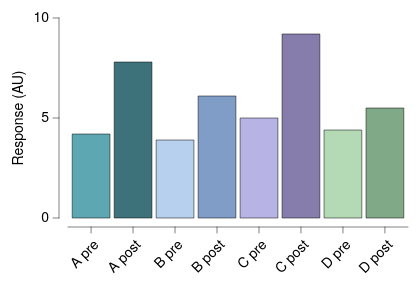

Write the Vega-Lite specification saved for this chart.
### Vega-Lite specification from a JSON file in a GitHub repository (floating-point values rounded to 4 significant figures)
{"background": null, "config": {"arc": {"fill": "#DBDBDB", "fillOpacity": 1.0, "innerRadius": 25.0, "padAngle": 0.03, "stroke": "black", "strokeOpacity": 1, "strokeWidth": 0.25}, "area": {"fill": "#DBDBDB", "fillOpacity": 1.0, "stroke": "black", "strokeOpacity": 1, "strokeWidth": 0.25}, "axis": {"domain": true, "domainCap": "round", "domainColor": "black", "domainWidth": 0.25, "grid": false, "gridCap": "round", "gridColor": "#F1F1F1", "gridDash": [0, 0], "gridOpacity": 1.0, "gridWidth": 0.25, "labelColor": "black", "labelFont": "Helvetica Neue, HelveticaNeue, Helvetica, Arial, sans-serif", "labelFontSize": 7, "labelFontStyle": "normal", "labelFontWeight": 400, "offset": 4.5, "ticks": true, "tickCap": "round", "tickColor": "black", "tickRound": false, "tickSize": 3, "tickWidth": 0.25, "titleColor": "black", "titleFont": "Helvetica Neue, HelveticaNeue, Helvetica, Arial, sans-serif", "titleFontSize": 7, "titleFontStyle": "normal", "titleFontWeight": 400}, "axisX": {"domain": true, "labelAlign": "right", "labelAngle": 315, "labels": true, "ticks": true, "translate": 0}, "axisY": {"domain": true, "labelAlign": "right", "labelAngle": 0, "labels": true, "ticks": true, "translate": 0}, "axisRight": {"domain": true, "labelAlign": "left", "labelAngle": 0, "labels": true, "ticks": true, "translate": 0}, "axisTop": {"domain": true, "labelAlign": "left", "labelAngle": 45, "labels": true, "ticks": true, "translate": 0}, "axisBand": {"tickOffset": 0}, "bar": {"fill": "#DBDBDB", "fillOpacity": 1.0, "stroke": "black", "strokeOpacity": 1, "strokeWidth": 0.25}, "boxplot": {"size": 9.0, "ticks": {"cornerRadius": 0.25, "fill": "black", "opacity": 1, "size": 4.5, "thickness": 0.25}, "box": {"fillOpacity": 1.0, "stroke": "black", "strokeOpacity": 1, "strokeWidth": 0.25}, "median": {"cornerRadius": 0, "fill": "black", "fillOpacity": 1.0, "opacity": 1, "size": 9.0, "thickness": 0.25}, "rule": {"fill": "black", "fillOpacity": 1.0, "size": 10.0, "stroke": "black", "strokeDash": [0, 0], "strokeOpacity": 1, "strokeWidth": 0.25}, "outliers": {"color": "black", "fill": "black", "fillOpacity": 1.0, "size": 0, "stroke": "black", "strokeOpacity": 1, "strokeWidth": 0.25}}, "circle": {"fill": "black", "fillOpacity": 1.0, "size": 1.25, "stroke": null, "strokeOpacity": 1, "strokeWidth": 0.25}, "errorband": {"band": {"fillOpacity": 0.6, "stroke": null, "strokeWidth": 0.25, "strokeOpacity": 1}, "borders": {"opacity": 0, "strokeOpacity": 0.25, "strokeWidth": 1}}, "errorbar": {"opacity": 1, "rule": {"strokeDash": [0, 0], "strokeWidth": 0.25}, "ticks": {"color": "black", "cornerRadius": 0.125, "opacity": 1, "size": 6.0, "thickness": 0.25}, "thickness": 0.25}, "font": "Helvetica Neue, HelveticaNeue, Helvetica, Arial, sans-serif", "geoshape": {"fill": "#DBDBDB", "fillOpacity": 1.0, "stroke": "black", "strokeOpacity": 1, "strokeWidth": 0.25}, "header": {"labelColor": "black", "labelFont": "Helvetica Neue, HelveticaNeue, Helvetica, Arial, sans-serif", "labelFontSize": 7, "labelFontStyle": "normal", "labelFontWeight": 400, "titleColor": "black", "titleFont": "Helvetica Neue, HelveticaNeue, Helvetica, Arial, sans-serif", "titleFontSize": 7, "titleFontStyle": "normal", "titleFontWeight": 400, "titlePadding": 0}, "legend": {"disable": false, "offset": 4.5, "titlePadding": 4, "labelOffset": 2, "gradientLabelOffset": 2, "gradientLength": 50.0, "gradientThickness": 5.0, "gradientOpacity": 1.0, "gradientStrokeColor": "black", "gradientStrokeWidth": 0.25, "labelColor": "black", "labelFont": "Helvetica Neue, HelveticaNeue, Helvetica, Arial, sans-serif", "labelFontSize": 7, "labelFontStyle": "normal", "labelFontWeight": 400, "strokeColor": "black", "strokeWidth": 0, "symbolSize": 42, "symbolStrokeColor": "black", "symbolStrokeWidth": 0.25, "titleColor": "black", "titleFont": "Helvetica Neue, HelveticaNeue, Helvetica, Arial, sans-serif", "titleFontSize": 7, "titleFontStyle": "normal", "titleFontWeight": 400}, "line": {"color": "black", "stroke": "black", "strokeCap": "butt", "strokeDash": [0, 0], "strokeOpacity": 1, "strokeWidth": 0.5}, "point": {"filled": true, "fill": "#DBDBDB", "fillOpacity": 1.0, "size": 5.0, "stroke": "black", "strokeOpacity": 1, "strokeWidth": 0.25}, "range": {"category": ["#5CA7B1", "#B7D0EE", "#B7B3E4", "#B3DAB5", "#F5E1B3", "#3D727B", "#809DC7", "#867DAC", "#80A988", "#CBB17A", "#204148", "#546B94", "#584C77", "#507B5F", "#9D824D"], "diverging": {"scheme": ["#6F572A", "#876E43", "#9E875F", "#B5A17F", "#CABBA2", "#DCD6CC", "#F4F1E9", "#C9D7DA", "#9DBFC6", "#78A5AF", "#558B96", "#36717C", "#1A5762"]}, "heatmap": {"scheme": ["#32022B", "#43044D", "#4C196E", "#4D338C", "#484DA6", "#3A68BB", "#1D83CA", "#1D9CCB", "#23B5C9", "#28CDC5", "#4DE0B4", "#91EE9F"]}, "ordinal": {"scheme": ["#F1F1F1", "#DBDBDB", "#C6C6C6", "#B2B2B2", "#9D9D9D", "#898989", "#767676", "#636363", "#515151", "#404040", "#2F2F2F", "#1F1F1F"]}, "ramp": {"scheme": ["#32022B", "#43044D", "#4C196E", "#4D338C", "#484DA6", "#3A68BB", "#1D83CA", "#1D9CCB", "#23B5C9", "#28CDC5", "#4DE0B4", "#91EE9F"]}}, "rule": {"color": "black", "stroke": "black", "strokeCap": "round", "strokeDash": [2, 2], "strokeOpacity": 1, "strokeWidth": 0.25}, "scale": {"bandPaddingInner": 0.1, "bandPaddingOuter": 0.1, "round": false}, "rect": {"fill": "#DBDBDB", "fillOpacity": 1.0, "stroke": "black", "strokeOpacity": 1, "strokeWidth": 0.25}, "square": {"fill": "#DBDBDB", "fillOpacity": 1.0, "size": 10.0, "stroke": "black", "strokeOpacity": 1, "strokeWidth": 0.25}, "text": {"color": "black", "font": "Helvetica Neue, HelveticaNeue, Helvetica, Arial, sans-serif", "fontSize": 7, "fontStyle": "normal", "fontWeight": 400}, "tick": {"color": "black", "cornerRadius": 0.125, "opacity": 1.0, "size": 9.0, "thickness": 0.25}, "title": {"anchor": "middle", "frame": "group", "color": "black", "font": "Helvetica Neue, HelveticaNeue, Helvetica, Arial, sans-serif", "fontSize": 7, "fontStyle": "normal", "fontWeight": 400, "subtitleColor": "black", "subtitleFont": "Helvetica Neue, HelveticaNeue, Helvetica, Arial, sans-serif", "subtitleFontSize": "Helvetica Neue, HelveticaNeue, Helvetica, Arial, sans-serif", "subtitleFontStyle": "normal", "subtitleFontWeight": 400}, "trail": {"color": "black", "opacity": 1, "size": 0.5}, "view": {"continuousWidth": 170, "continuousHeight": 100, "discreteWidth": 170, "discreteHeight": 100, "fill": null, "stroke": null, "strokeWidth": 0.25}}, "data": {"name": "data-13aaabbe96b52cd3daac2fe27d1f9518"}, "mark": {"type": "bar"}, "encoding": {"color": {"field": "condition", "legend": null, "scale": {"range": ["#5CA7B1", "#3D727B", "#B7D0EE", "#809DC7", "#B7B3E4", "#867DAC", "#B3DAB5", "#80A988", "#F5E1B3", "#CBB17A"]}, "sort": null, "type": "nominal"}, "x": {"field": "condition", "sort": null, "title": null, "type": "nominal"}, "y": {"field": "response", "title": "Response (AU)", "type": "quantitative"}}, "$schema": "https://vega.github.io/schema/vega-lite/v6.4.1.json", "datasets": {"data-13aaabbe96b52cd3daac2fe27d1f9518": [{"condition": "A pre", "response": 4.2}, {"condition": "A post", "response": 7.8}, {"condition": "B pre", "response": 3.9}, {"condition": "B post", "response": 6.1}, {"condition": "C pre", "response": 5.0}, {"condition": "C post", "response": 9.2}, {"condition": "D pre", "response": 4.4}, {"condition": "D post", "response": 5.5}]}}
